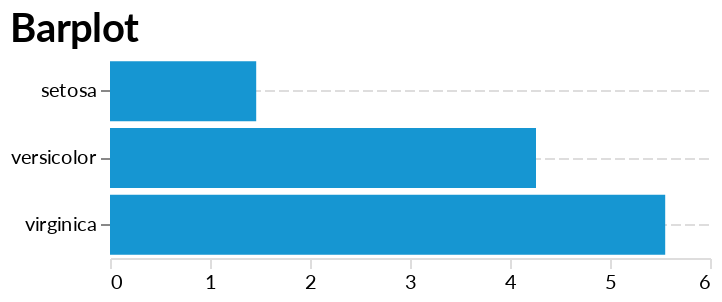

Notebook code cell kept with this figure:
### Code cell
alt.Chart(iris, width=300, height=100).mark_bar().encode(
    x='average(petalLength)',
    y='species'
).properties(
    title='Barplot'
)

### Figure 1 — Vega-Lite specification as saved in the notebook (floating-point values rounded to 4 significant figures; data arrays with more than 128 entries replaced by an {"elided": "..."} marker saying what was removed)
{"$schema": "https://vega.github.io/schema/vega-lite/v3.4.0.json", "config": {"area": {"fill": "#1696d2"}, "axisX": {"domain": true, "domainColor": "#DEDDDD", "domainDashOffset": 10, "domainWidth": 1, "grid": false, "labelAngle": 0, "labelFont": "Lato", "labelFontSize": 10, "tickColor": "#DEDDDD", "title": "X Axis Title (units)", "titleFont": "Lato", "titleFontSize": 12, "titlePadding": 10}, "axisY": {"domain": false, "domainDashOffset": 10, "grid": true, "gridColor": "#DEDDDD", "gridDash": [5, 2], "gridWidth": 1, "labelAngle": 0, "labelFont": "Lato", "labelFontSize": 10, "title": "Y Axis Title (units)", "titleFont": "Lato", "titleFontSize": 12, "titlePadding": 10}, "bar": {"fill": "#1696d2", "stroke": false}, "guide-title": {"color": "Monospace", "font": "Lato", "fontSize": 15}, "legend": {"labelFont": "Lato", "labelFontSize": 12, "symbolSize": 100, "symbolType": "square", "title": "", "titleFont": "Lato", "titleFontSize": 12}, "line": {"color": "#1696d2", "stroke": "#1696d2", "strokeWidth": 1}, "path": {"stroke": "#1696d2"}, "point": {"filled": true}, "range": {"category": ["#1696d2", "#d2d2d2", "#000000", "#fdbf11", "#ec008b", "#55b748", "#5c5859", "#db2b27"], "diverging": ["#cfe8f3", "#a2d4ec", "#73bfe2", "#46abdb", "#1696d2", "#12719e"]}, "text": {"align": "right", "color": "#1696d2", "font": "Lato", "fontSize": 12, "fontWeight": 400, "size": 11}, "title": {"anchor": "start", "font": "Lato", "fontColor": "#4d4d4d", "fontSize": 20, "padding": 30}, "trail": {"color": "#1696d2", "stroke": "#1696d2"}, "view": {"strokeWidth": 0}}, "data": {"name": "data-a264acbd6e539a8b3afc0cb5f240fb57"}, "datasets": {"data-a264acbd6e539a8b3afc0cb5f240fb57": {"elided": "150 records"}}, "encoding": {"x": {"aggregate": "average", "field": "petalLength", "type": "quantitative"}, "y": {"field": "species", "type": "nominal"}}, "height": 100, "mark": "bar", "title": "Barplot", "width": 300}
